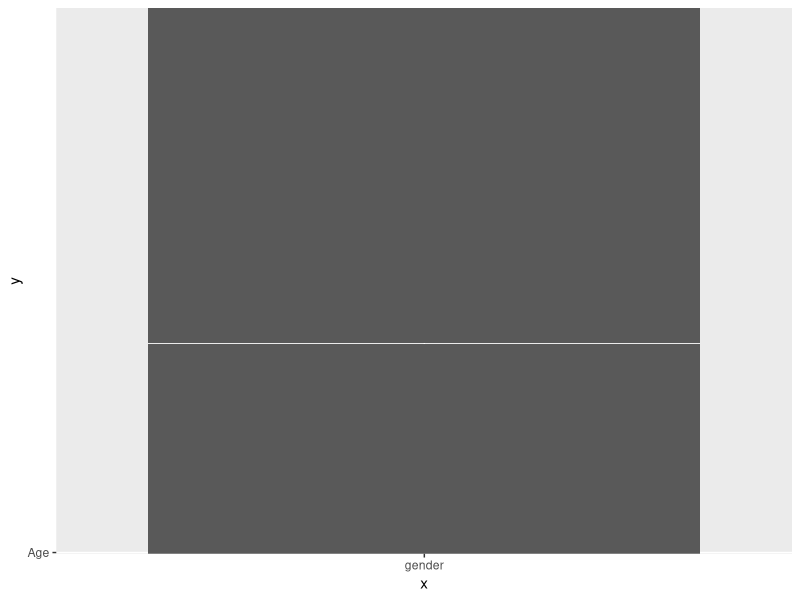

Here is the R script that generated this plot:
library(dplyr)
library(ggplot2)
#setwd('C:/Users/holly/Projects/cecs450')
sleepefficency <- read.csv("./Sleep_Efficiency.csv")

sleepcol <- colnames(sleepefficency)
sleepcol
time <- data.frame(sleepefficency)
time %>% select(c("Age","Bedtime"))

  
time
p <- ggplot(time,aes(x="gender",y="Age")) + geom_bar(stat="identity")
p
